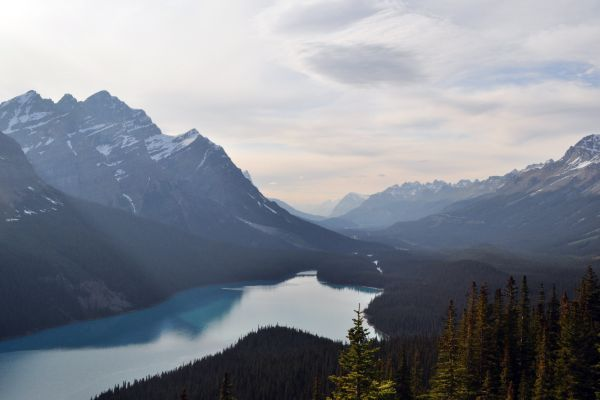
#> input picture mountains.jpg, 600 x 400 px
$ jupyter execute --allow-errors 'S3. Numpy.ipynb'
#> lines starting #> are read from the running program, lines starting #| are printed output that depends on the picture
[cell 1]
import numpy as np

[cell 2]
l = [1,2,3,4]

[cell 3]
a = np.array(l)

[cell 4]
a[1:]

[cell 5]
l2 = [[1,1,1,1],[2,2,2,2],[3,3,3,3],[4,4,4,4]]

[cell 6]
a2= np.array(l2)

[cell 7]
a2[2:4,1:3]

[cell 8]
a2[:,0]

[cell 9]
# for 3-d array we are using an image
import cv2

[cell 10]
photo = cv2.imread('mountains.jpg')
#> photo is the input picture: shape (400, 600, 3); mean B, G, R 144.6, 135.4, 130.4

[cell 11]
photo.shape
#> Out = (400, 600, 3)

[cell 12]
photo[:,:,:]

[cell 13]
photo[:,:,0]

[cell 14]
cv2.imshow('hi',photo)
cv2.waitKey()
cv2.destroyAllWindows()

[cell 15]
#to remove red color
photo[:,:,2] = 0
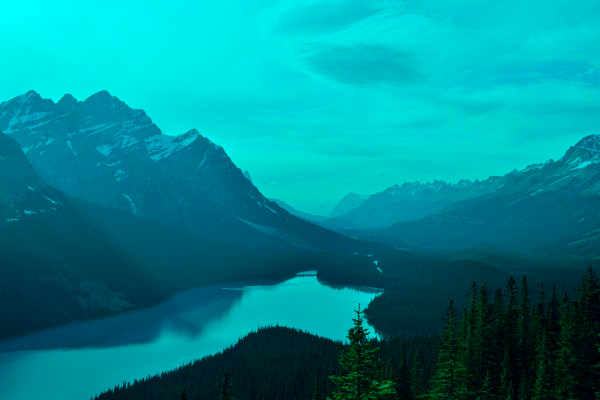
#> photo: shape (400, 600, 3); mean B, G, R 144.6, 135.4, 0

[cell 16]
cv2.imshow('hi',photo)
cv2.waitKey()
cv2.destroyAllWindows()

[cell 17]
# to split photo according to 3 diferent colors
b,g,r = cv2.split(photo)
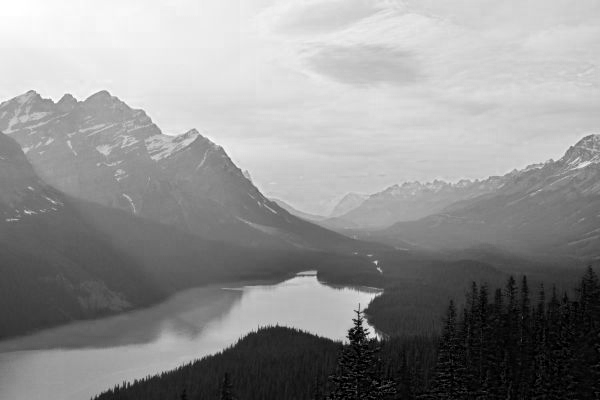
#> b: shape (400, 600); min 0, max 255, mean 144.6
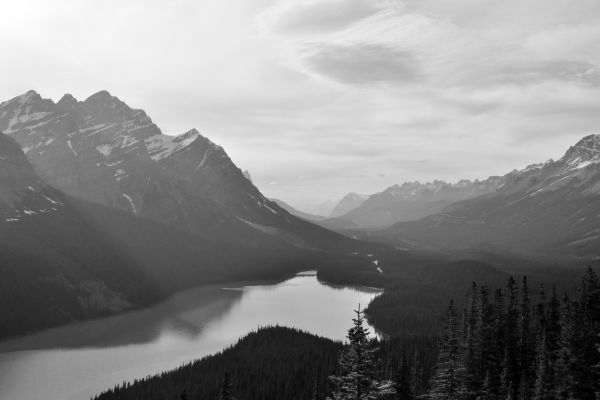
#> g: shape (400, 600); min 0, max 255, mean 135.4
#> r: shape (400, 600); every value is 0

[cell 18]
# to combine all 3 different colors
cv2.merge([b,g,r])

[cell 19]
r.shape
#> Out = (400, 600)
